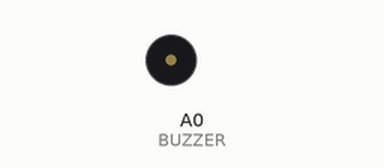
This sketch was run on a simulated Arduino Uno, built with avr-gcc and run on an emulated ATmega328P. On the bench: buzzer (waves = sounding).

Above: at 0.5 s.
At 9.5 s:
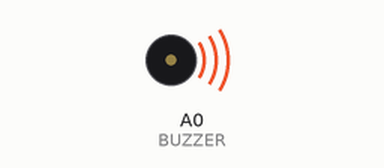
Timing chart, 0 to 13.2 s (numbered marks = the images above):
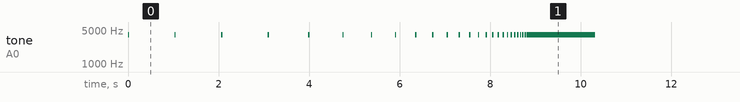

The sketch:

test_unplug_buzzer.ino
```cpp
#define BUZZER A0
void setup() {
  // put your setup code here, to run once:
  pinMode(BUZZER, OUTPUT);
}

void loop() {
  // put your main code here, to run repeatedly:
  for (int i = 1500; i > 10; i = int(i / 1.2)) {
    tone(BUZZER, 4000);
    if (i > 13) {
      delay(30);
      noTone(BUZZER);
    }
    else
      delay(1500);
    if (i > 1000)
      delay(1000);
    else
      delay(i);
  }
  noTone(BUZZER);
  delay(10000);
}
```

Measured:
- by itself, tone on A0 (BUZZER): plays 4000 Hz for 0.03 s, 4000 Hz for 0.03 s, 4000 Hz for 0.03 s, 4000 Hz for 0.03 s, 4000 Hz for 0.03 s, 4000 Hz for 0.03 s … (172 notes in this stretch)
